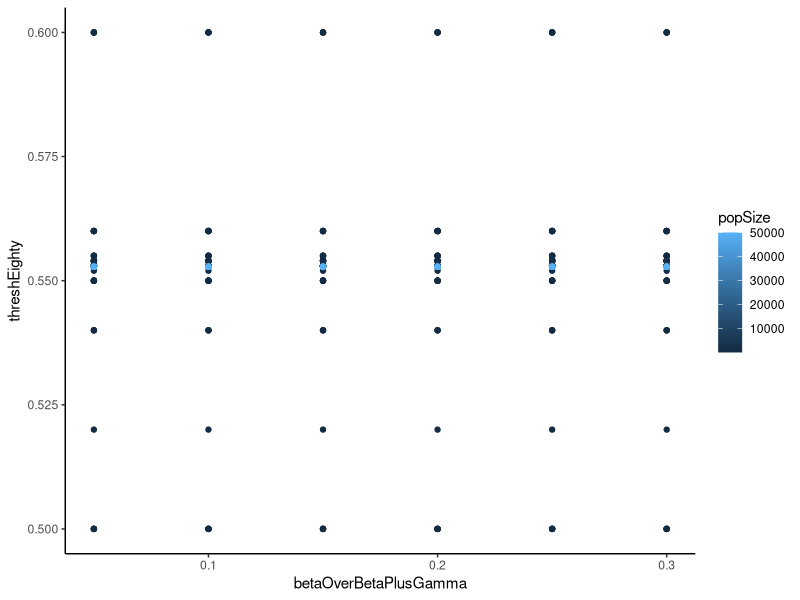

Here is the R script that generated this plot:
# Confirm... 80% of infections from the same fraction of infecteds in all SIR
# models?
library(dplyr)
library(purrr)
library(ggplot2)

bv <- 10^(1:4) 
popSize <- c(bv, 2*bv, 5*bv) # population sizes

pRec <- seq(0.05, 0.3, 0.05) # Beta over Beta + Gamma


geom_Study <-map_dfr(popSize, function(pS){
    map_dfr(pRec, function(pR){
        myGeom <- pgeom(1:pS, pR) * 1:pS # expected infections per person
        totCase <- sum(myGeom) # total number of infections (should check against analytical estimate of total epidemic size)
        cumFrac <- cumsum(rev(myGeom))/totCase # start at the top and compute the cumulative fraction of cases attributable to that cumulative chunk of the population
        eighty <- which(cumFrac >= 0.8)[1]/ pS # what size is the chunk for 80%
        return(data.frame(popSize = pS
                          , betaOverBetaPlusGamma = pRec
                          , threshEighty = eighty)
               )
       })
})

# It's always the same @ 55%,, where I'm seeing tie-breaking in the dark points
geom_Study %>% 
    ggplot(aes(betaOverBetaPlusGamma, threshEighty, color = popSize)) + 
    geom_point() +
    theme_classic() 
  
